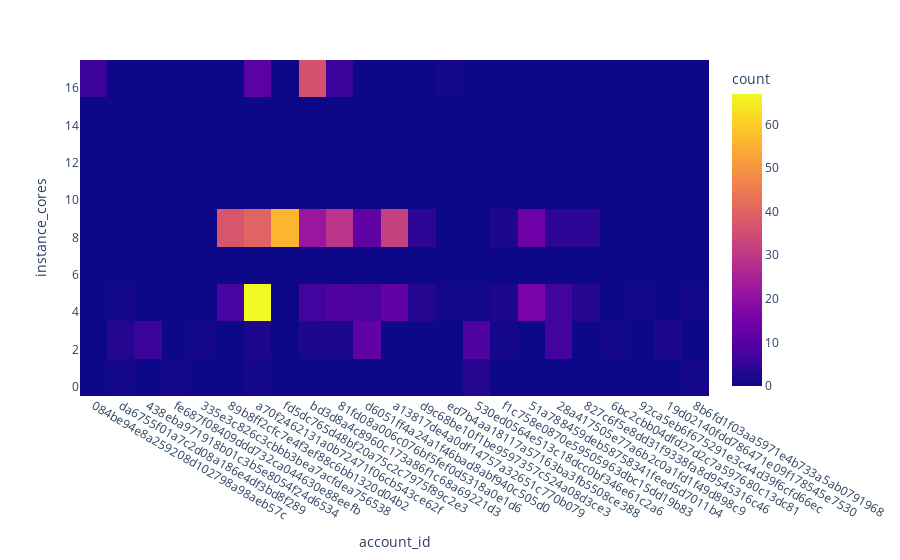

Notebook code for this chart:
### Markdown cell above
Show the instances/cores/creation time heatmap:

### Code cell
import plotly.express as px
data = await rnb.search("is(instance)")
px.density_heatmap(data, x="account_id", y="instance_cores")

### Figure 1 — Plotly figure (JSON) as saved in the notebook; plotly's stock layout.template omitted (floating-point values rounded to 4 significant figures; data arrays with more than 128 entries replaced by an {"elided": "..."} marker saying what was removed)
{"data": [{"coloraxis": "coloraxis", "hovertemplate": "account_id=%{x}<br>instance_cores=%{y}<br>count=%{z}<extra></extra>", "name": "", "type": "histogram2d", "x": {"elided": "518 str values"}, "xaxis": "x", "xbingroup": "x", "y": {"elided": "518 int values"}, "yaxis": "y", "ybingroup": "y"}], "layout": {"coloraxis": {"colorbar": {"title": {"text": "count"}}, "colorscale": [[0, "#0d0887"], [0.1111, "#46039f"], [0.2222, "#7201a8"], [0.3333, "#9c179e"], [0.4444, "#bd3786"], [0.5556, "#d8576b"], [0.6667, "#ed7953"], [0.7778, "#fb9f3a"], [0.8889, "#fdca26"], [1, "#f0f921"]]}, "legend": {"tracegroupgap": 0}, "margin": {"t": 60}, "xaxis": {"anchor": "y", "domain": [0, 1], "title": {"text": "account_id"}}, "yaxis": {"anchor": "x", "domain": [0, 1], "title": {"text": "instance_cores"}}}}
